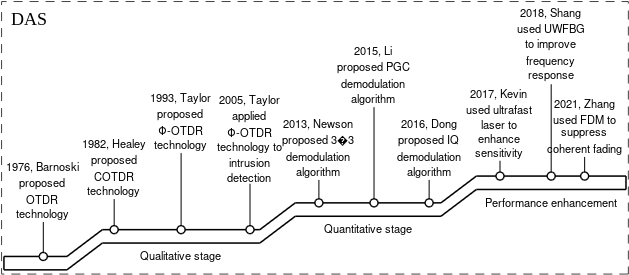
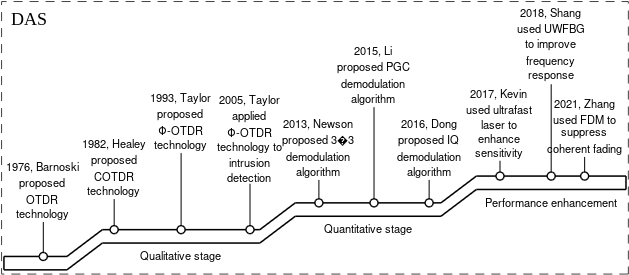

These charts were generated, in order, by the following MATLAB code:
function fig_das_timeline
%FIG_DAS_TIMELINE  DAS development as a staircase, adapted from Shang et al., Sensors 2022, Fig. 1.
%  16 x 7 cm. Exports background/figures/das_timeline.{pdf,png}.
%  A double-line "road" climbs three steps (qualitative, quantitative, performance
%  enhancement). Every event is an open circle on the upper line with a vertical stem
%  to a label centred directly above it; stem heights are staggered inside each step.

outdir = fullfile(fileparts(mfilename('fullpath')),'..','figures');
if ~exist(outdir,'dir'), mkdir(outdir); end

fnt = 'Helvetica';  fsz = 8;
fig = figure('Units','centimeters','Position',[2 2 16 7],'Color','w','MenuBar','none', ...
    'PaperUnits','centimeters','PaperSize',[16 7],'PaperPosition',[0 0 16 7]);
ax = axes('Parent',fig,'Units','normalized','Position',[0 0 1 1]);
hold(ax,'on'); axis(ax,'off'); xlim(ax,[0 160]); ylim(ax,[0 72]);

%% The road: upper line and a parallel lower line
S0 = 5;  S1 = 12;  S2 = 19;  S3 = 26;                 % height of each step
up = [  1 S0;  17 S0;  26 S1;  66 S1;  75 S2; 112 S2; 121 S3; 159 S3 ];
gap = 3.5;
lw = 1.1;
plot(ax, up(:,1), up(:,2),       '-k','LineWidth',lw);
plot(ax, up(:,1), up(:,2)-gap,   '-k','LineWidth',lw);
plot(ax, [1 1],[S0-gap S0],'-k','LineWidth',lw);                     % close the left end
plot(ax, [159 159],[S3-gap S3],'-k','LineWidth',lw);

%% Frame with "DAS" and the stage names
rectangle(ax,'Position',[0.4 0.4 159.2 71.2],'LineStyle','--','EdgeColor',[0.25 0.25 0.25],'LineWidth',0.6);
text(ax,3,69,'DAS','FontName','Times New Roman','FontSize',13,'VerticalAlignment','top');
text(ax,46, S1-gap-3.2,'Qualitative stage',      'FontName',fnt,'FontSize',fsz,'HorizontalAlignment','center');
text(ax,93.5,S2-gap-3.2,'Quantitative stage',    'FontName',fnt,'FontSize',fsz,'HorizontalAlignment','center');
text(ax,140,S3-gap-3.2,'Performance enhancement','FontName',fnt,'FontSize',fsz,'HorizontalAlignment','center');

%% Events: x, step height, stem top (= label bottom), label lines
times = char(215);
ev = { 11   S0 14 {'1976, Barnoski','proposed','OTDR','technology'}
       29   S1 20 {'1982, Healey','proposed','COTDR','technology'}
       46   S1 32 {'1993, Taylor','proposed','\Phi-OTDR','technology'}
       63.5 S1 24 {'2005, Taylor','applied','\Phi-OTDR','technology to','intrusion','detection'}
       81   S2 25 {'2013, Newson',['proposed 3' times '3'],'demodulation','algorithm'}
       95   S2 44 {'2015, Li','proposed PGC','demodulation','algorithm'}
       109  S2 25 {'2016, Dong','proposed IQ','demodulation','algorithm'}
       127  S3 30 {'2017, Kevin','used ultrafast','laser to','enhance','sensitivity'}
       140  S3 50 {'2018, Shang','used UWFBG','to improve','frequency','response'}
       148.5 S3 31 {'2021, Zhang','used FDM to','suppress','coherent fading'} };
for i = 1:size(ev,1)
    x = ev{i,1}; y0 = ev{i,2}; y1 = ev{i,3};
    plot(ax,[x x],[y0 y1],'-k','LineWidth',0.7);
    plot(ax,x,y0,'o','MarkerSize',6,'MarkerFaceColor','w','MarkerEdgeColor','k','LineWidth',1);
    text(ax,x,y1+0.6,ev{i,4},'FontName',fnt,'FontSize',fsz,'Interpreter','tex', ...
        'HorizontalAlignment','center','VerticalAlignment','bottom');
end

print(fig,'-dpdf','-painters',fullfile(outdir,'das_timeline.pdf'));
print(fig,'-dpng','-r300',fullfile(outdir,'das_timeline.png'));
fprintf('Saved das_timeline.pdf / .png in %s\n', outdir);
end
